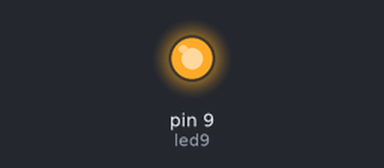
A sketch run on a simulated Arduino Uno, built with avr-gcc and run on an emulated ATmega328P. Shown: output pins drawn as LEDs (lit = HIGH).

Above: at 0.2 s.
Timing chart, 0 to 1.7 s (numbered marks = the images above):
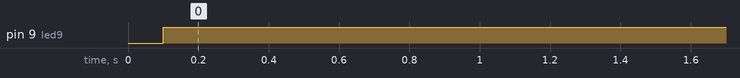

The sketch:

es3LedFading.ino
```cpp
const int led9 = 9;
int fadeAmount = 5;
int brightLevel =0;


void setup() {
  pinMode(led9,OUTPUT);
  Serial.begin(9600);
}

void loop() {
  analogWrite(led9,brightLevel);
  if(brightLevel==0 || brightLevel==255){
    fadeAmount=-fadeAmount;
  }
  brightLevel+=fadeAmount;
  delay(100);
}
```

Measured:
- by itself, pin 9 (led9): LOW → HIGH at 0.10 s
